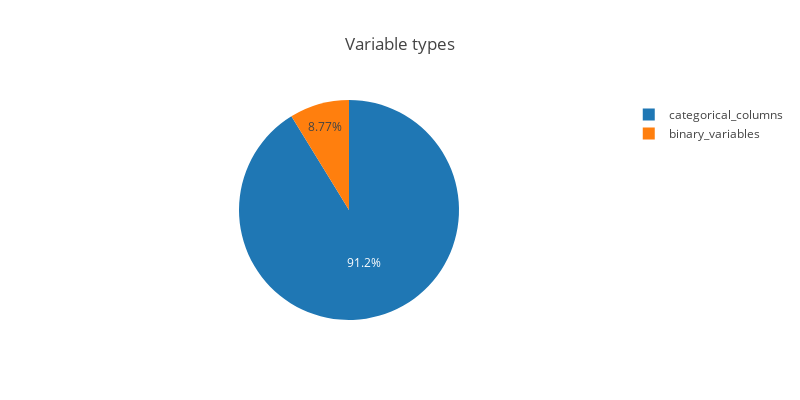

The code cell stored with this chart in its notebook:
### Code cell
#Using plotly pie chart!
variables = {
    'categorical_columns': len(categorical_columns),
    'binary_variables': len(binary_variables),
    
}
pie_trace = go.Pie(labels=list(variables.keys()), values=list(variables.values()))
layout = dict(title= "Variable types", height=400, width=800)
fig = dict(data=[pie_trace], layout=layout)
iplot(fig)

### Figure 1 — Plotly figure (JSON) as saved in the notebook; plotly's stock layout.template omitted (floating-point values rounded to 4 significant figures)
{"data": [{"labels": ["categorical_columns", "binary_variables"], "type": "pie", "uid": "d16933db-a07a-42ad-a268-bd92711fa7dc", "values": [52, 5]}], "layout": {"height": 400, "title": {"text": "Variable types"}, "width": 800}}
